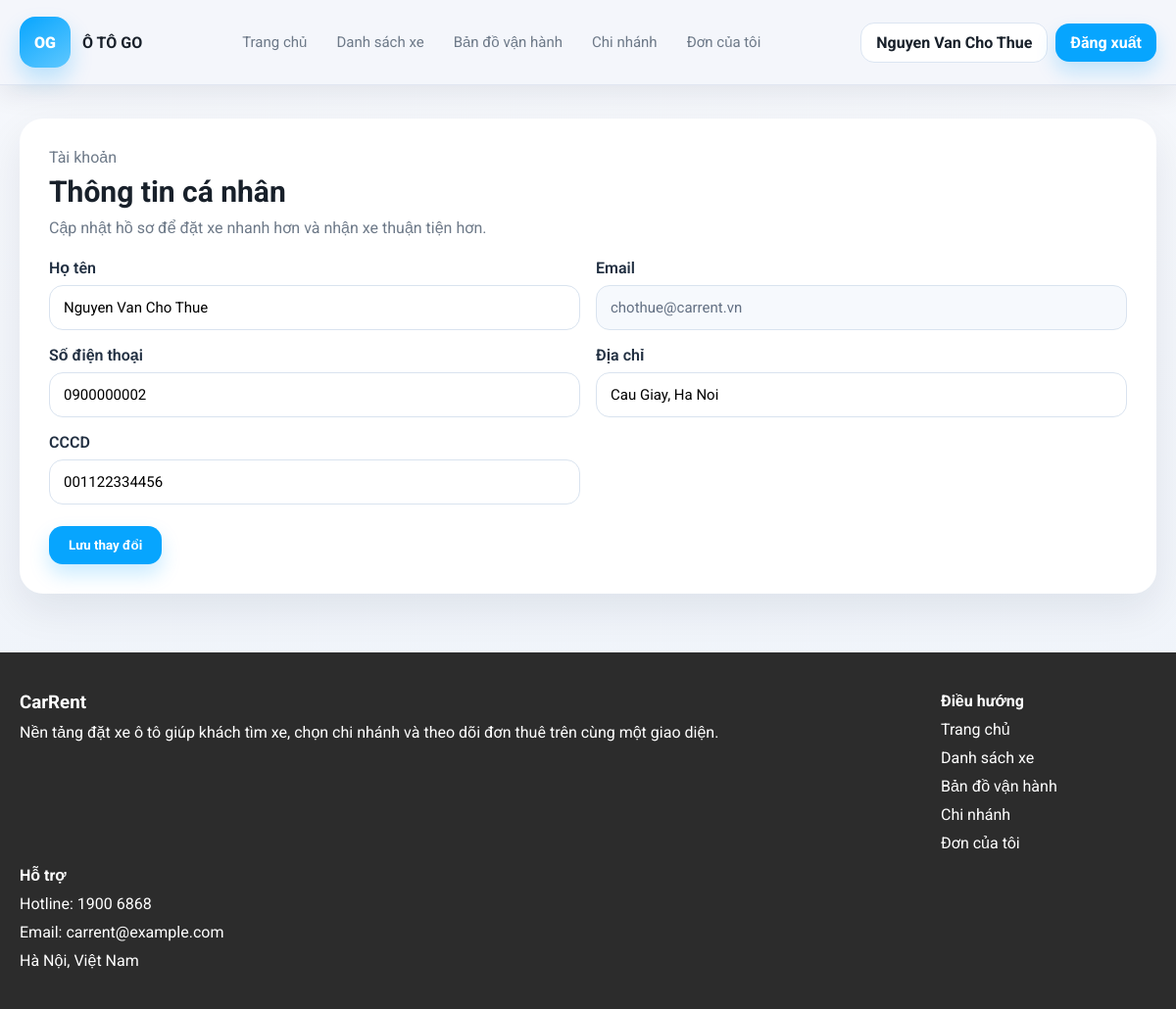
/index.php?chuyen_trang=taiKhoan (signed in), run on the app's committed database.
### tables this page shows
CREATE TABLE nguoi_dung (
    id INT AUTO_INCREMENT PRIMARY KEY,
    ho_ten VARCHAR(150) NOT NULL,
    email VARCHAR(150) NOT NULL UNIQUE,
    mat_khau VARCHAR(255) NOT NULL,
    so_dien_thoai VARCHAR(20) DEFAULT NULL,
    dia_chi VARCHAR(255) DEFAULT NULL,
    cccd VARCHAR(20) DEFAULT NULL,
    vai_tro ENUM('admin', 'nguoi_cho_thue', 'khach_hang') NOT NULL DEFAULT 'khach_hang',
    created_at DATETIME DEFAULT CURRENT_TIMESTAMP
);

### includes/bootstrap.php (called while the page is built, shortened)
<?php
function esc($value)
{
    return htmlspecialchars((string) $value, ENT_QUOTES, "UTF-8");
}
?>

### taiKhoan.php (the view, shortened to what this page needs)
<?php
$idNguoiDung = (int) $_SESSION["idNguoiDung"];
$sqlNguoiDung = "SELECT * FROM nguoi_dung WHERE id = $idNguoiDung LIMIT 1";
$ketQuaNguoiDung = mysqli_query($conn, $sqlNguoiDung);
$nguoiDung = $ketQuaNguoiDung ? mysqli_fetch_assoc($ketQuaNguoiDung) : null;
?>
<section class="khung-trang-tai-khoan">
    <div class="main__content">
        <div class="hop-tai-khoan">
            <div class="dong-gioi-thieu-tai-khoan">
                <p>Tài khoản</p>
                <h2>Thông tin cá nhân</h2>
                <p>Cập nhật hồ sơ để đặt xe nhanh hơn và nhận xe thuận tiện hơn.</p>
            </div>
            <form action="" method="post">
                <div class="luoi-thong-tin-tai-khoan">
                    <div class="o-nhap-tai-khoan">
                        <label>Họ tên</label>
                        <input type="text" name="ho_ten" value="<?php echo esc($nguoiDung["ho_ten"]); ?>" required>
                    </div>
                    <div class="o-nhap-tai-khoan">
                        <label>Email</label>
                        <input type="email" value="<?php echo esc($nguoiDung["email"]); ?>" disabled>
                    </div>
                    <div class="o-nhap-tai-khoan">
                        <label>Số điện thoại</label>
                        <input type="text" name="so_dien_thoai" value="<?php echo esc($nguoiDung["so_dien_thoai"]); ?>">
                    </div>
                    <div class="o-nhap-tai-khoan">
                        <label>Địa chỉ</label>
                        <input type="text" name="dia_chi" value="<?php echo esc($nguoiDung["dia_chi"]); ?>">
                    </div>
                    <div class="o-nhap-tai-khoan">
                        <label>CCCD</label>
                        <input type="text" name="cccd" value="<?php echo esc($nguoiDung["cccd"]); ?>">
                    </div>
                </div>
                <button class="nut-luu-tai-khoan" type="submit">Lưu thay đổi</button>
            </form>
        </div>
    </div>
</section>

### includes/header.php (shortened to what this page needs)
<?php
$nguoiDungDangNhap = null;
$trangDangMo = $chuyenTrang ?? ($_GET["chuyen_trang"] ?? "trangChu");
if (isset($_SESSION["idNguoiDung"])) {
    $idNguoiDung = (int) $_SESSION["idNguoiDung"];
    $sqlLayNguoiDung = "SELECT * FROM nguoi_dung WHERE id = $idNguoiDung LIMIT 1";
    $ketQuaLayNguoiDung = mysqli_query($conn, $sqlLayNguoiDung);
    if ($ketQuaLayNguoiDung && mysqli_num_rows($ketQuaLayNguoiDung) > 0) {
        $nguoiDungDangNhap = mysqli_fetch_assoc($ketQuaLayNguoiDung);
    }
}
?>
<!DOCTYPE html>
<html lang="vi">
<head>
    <link rel="stylesheet" href="https://cdnjs.cloudflare.com/ajax/libs/font-awesome/6.5.2/css/all.min.css">
    <link
      rel="stylesheet"
      href="https://unpkg.com/leaflet@1.9.4/dist/leaflet.css"
    >
    <link rel="stylesheet" href="./assets/css/style.css">
</head>
<body>
    <header class="khung-menu-chinh">
        <div class="main__content">
            <div class="noi-dung-menu">
                <a href="./index.php?chuyen_trang=trangChu" class="thuong-hieu-trang">
                    <div class="logo-thuong-hieu">OG</div>
                    <div class="chu-thuong-hieu">
                        <strong>Ô TÔ GO</strong>
                    </div>
                </a>
                <nav class="cum-link-menu">
                    <a class="<?php echo $trangDangMo === "trangChu" ? "dang-mo" : ""; ?>" href="./index.php?chuyen_trang=trangChu">Trang chủ</a>
                    <a class="<?php echo $trangDangMo === "danhSachXe" ? "dang-mo" : ""; ?>" href="./index.php?chuyen_trang=danhSachXe">Danh sách xe</a>
                    <a class="<?php echo $trangDangMo === "banDoVanHanh" ? "dang-mo" : ""; ?>" href="./index.php?chuyen_trang=banDoVanHanh">Bản đồ vận hành</a>
                    <a class="<?php echo $trangDangMo === "chiNhanh" ? "dang-mo" : ""; ?>" href="./index.php?chuyen_trang=chiNhanh">Chi nhánh</a>
                    <a class="<?php echo $trangDangMo === "donCuaToi" ? "dang-mo" : ""; ?>" href="./index.php?chuyen_trang=donCuaToi">Đơn của tôi</a>
                </nav>
                <div class="cum-nut-menu">
                    <?php if ($nguoiDungDangNhap): ?>
                        <a class="nut-phu-trang" href="./index.php?chuyen_trang=taiKhoan"><?php echo esc($nguoiDungDangNhap["ho_ten"]); ?></a>
                        <a class="nut-trang-chu" href="./auth/dangXuat.php">Đăng xuất</a>
                    <?php else: ?>
                        <a class="nut-phu-trang" href="./auth/dangNhap.php">Đăng nhập</a>
                        <a class="nut-trang-chu" href="./auth/dangKy.php">Đăng ký</a>
                    <?php endif; ?>
                </div>
            </div>
        </div>
    </header>
    <main>

### assets/css/style.css (style rules this page uses)
:root { --primary-color: #07a5fe; --primary-dark: #0588d0; --dark-color: #2c2c2c; --bg-color: #f4f6fb; --card-color: #ffffff; --line-color: #dfe5f0; --text-color: #18202a; --muted-color: #6d7988; --warning-color: #ff9f43; --success-color: #16c47f; --danger-color: #ff5f5f; --info-color: #3a86ff; }
* { box-sizing: border-box; }
html { scroll-behavior: smooth; }
body { margin: 0; font-family: "Roboto", sans-serif; background: linear-gradient(180deg, #f6f8fc 0%, #edf2f9 100%); color: var(--text-color); }
a { color: inherit; text-decoration: none; }
button, input, select, textarea { font-family: inherit; }
button { border: 0; cursor: pointer; }
.main__content { width: min(1180px, calc(100vw - 40px)); margin: 0 auto; }

### includes/header.php (style rules this page uses)
:root { --primary-color: #07a5fe; --primary-dark: #0588d0; --dark-color: #2c2c2c; --bg-color: #f4f6fb; --card-color: #ffffff; --line-color: #dfe5f0; --text-color: #18202a; --muted-color: #6d7988; --warning-color: #ff9f43; --success-color: #16c47f; --danger-color: #ff5f5f; --info-color: #3a86ff; }
* { box-sizing: border-box; }
html { scroll-behavior: smooth; }
body { margin: 0; font-family: "Roboto", sans-serif; background: linear-gradient(180deg, #f6f8fc 0%, #edf2f9 100%); color: var(--text-color); }
a { color: inherit; text-decoration: none; }
button, input, select, textarea { font-family: inherit; }
button { border: 0; cursor: pointer; }
.main__content { width: min(1180px, calc(100vw - 40px)); margin: 0 auto; }
.khung-menu-chinh { position: sticky; top: 0; z-index: 1200; background: #f4f6fb; border-bottom: 1px solid rgba(223, 229, 240, 0.9); box-shadow: 0 10px 24px rgba(17, 31, 53, 0.08); }
.noi-dung-menu { min-height: 86px; display: grid; grid-template-columns: auto minmax(0, 1fr) auto; align-items: center; column-gap: 14px; }
.thuong-hieu-trang { display: flex; align-items: center; gap: 12px; flex: 0 0 auto; }
.logo-thuong-hieu { width: 52px; height: 52px; border-radius: 16px; display: grid; place-items: center; background: linear-gradient(145deg, var(--primary-color), #5fc8ff); color: #ffffff; font-weight: 900; box-shadow: 0 12px 22px rgba(7, 165, 254, 0.24); }
.chu-thuong-hieu strong { display: block; font-size: 16px; }
.chu-thuong-hieu { max-width: 190px; }
.cum-link-menu, .cum-nut-menu { display: flex; gap: 8px; align-items: center; flex-wrap: nowrap; }
.cum-link-menu { width: 100%; justify-content: center; min-width: 0; }
.cum-link-menu a { flex: 0 0 auto; padding: 10px 11px; border-radius: 999px; color: var(--muted-color); white-space: nowrap; font-size: 15px; }
.nut-trang-chu, .nut-phu-trang { display: inline-flex; align-items: center; justify-content: center; padding: 10px 15px; border-radius: 14px; font-weight: 700; white-space: nowrap; }
.nut-trang-chu { background: var(--primary-color); color: #ffffff; box-shadow: 0 10px 20px rgba(7, 165, 254, 0.22); }
.nut-phu-trang { background: #ffffff; color: var(--text-color); border: 1px solid #dbe5f2; }
.cum-nut-menu { justify-self: end; }

### taiKhoan.php (style rules this page uses)
.khung-trang-tai-khoan { padding: 34px 0 12px; }
.hop-tai-khoan { padding: 30px; border-radius: 24px; background: #ffffff; box-shadow: 0 16px 40px rgba(17, 31, 53, 0.08); }
.dong-gioi-thieu-tai-khoan { margin-bottom: 22px; }
.dong-gioi-thieu-tai-khoan p { margin: 0; color: var(--muted-color); }
.dong-gioi-thieu-tai-khoan h2 { margin: 8px 0 10px; font-size: 30px; }
.luoi-thong-tin-tai-khoan { display: grid; grid-template-columns: repeat(2, minmax(0, 1fr)); gap: 16px; }
.o-nhap-tai-khoan { display: flex; flex-direction: column; gap: 8px; }
.o-nhap-tai-khoan label { font-weight: 600; color: #223042; }
.o-nhap-tai-khoan input { width: 100%; padding: 13px 14px; border-radius: 14px; border: 1px solid #d9e3ef; background: #ffffff; font-size: 15px; }
.o-nhap-tai-khoan input[disabled] { background: #f6f9fd; color: #647184; }
.nut-luu-tai-khoan { display: inline-flex; align-items: center; justify-content: center; margin-top: 22px; padding: 12px 20px; border-radius: 14px; border: 0; background: var(--primary-color); color: #ffffff; font-weight: 700; box-shadow: 0 10px 20px rgba(7, 165, 254, 0.22); }

### data on the page
nguoi_dung: ho_ten "Nguyen Van Cho Thue", email "chothue@carrent.vn", so_dien_thoai "0900000002", dia_chi "Cau Giay, Ha Noi", cccd "001122334456"
